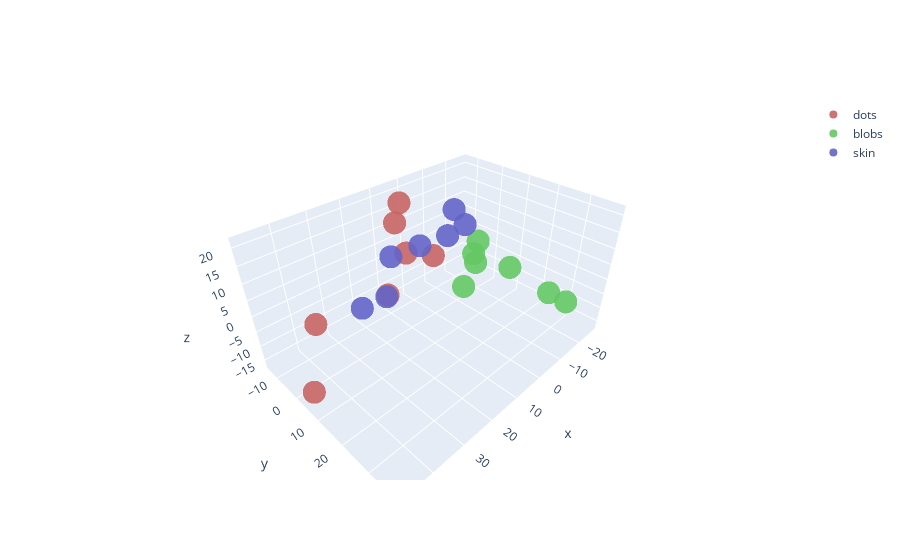

Notebook code cell kept with this figure:
### Code cell
import plotly.graph_objects as go
N = 7

dots = go.Scatter3d(x=reduced_data[:N,0], y=reduced_data[:N,1], z=reduced_data[:N,2], 
                    mode='markers', name='dots', 
                    marker=dict(
                        color='rgb(200,100,100)',
                        size=8,
                        opacity=0.9))

blobs = go.Scatter3d(x=reduced_data[N:N*2,0], y=reduced_data[N:N*2,1], z=reduced_data[N:N*2,2], 
                    mode='markers', name='blobs', 
                    marker=dict(
                        color='rgb(100,200,100)',
                        size=8,
                        opacity=0.9))

skin = go.Scatter3d(x=reduced_data[N*2:,0], y=reduced_data[N*2:,1], z=reduced_data[N*2:,2], 
                    mode='markers', name='skin', 
                    marker=dict(
                        color='rgb(100,100,200)',
                        size=8,
                        opacity=0.9))

fig = go.Figure(data=[dots, blobs, skin])
fig.show()

### Figure 1 — Plotly figure (JSON) as saved in the notebook; plotly's stock layout.template omitted (floating-point values rounded to 4 significant figures)
{"data": [{"marker": {"color": "rgb(200,100,100)", "opacity": 0.9, "size": 8}, "mode": "markers", "name": "dots", "type": "scatter3d", "x": [47.58, -12.48, 6.052, 8.86, 15.08, 39.84, 12.12], "y": [5.845, -13.75, -6.086, -4.591, -4.327, -2.124, -2.89], "z": [-12.92, -7.697, 4.253, 21.43, -5.274, -0.5762, 17.35]}, {"marker": {"color": "rgb(100,200,100)", "opacity": 0.9, "size": 8}, "mode": "markers", "name": "blobs", "type": "scatter3d", "x": [-16.02, -21.23, -7.544, -9.634, -20.68, -9.653, -11.91], "y": [-2.731, 11.75, 8.174, 32.93, -1.234, 38.19, 5.423], "z": [-16.78, -4.908, 4.347, 1.876, -0.3851, 1.634, -1.785]}, {"marker": {"color": "rgb(100,100,200)", "opacity": 0.9, "size": 8}, "mode": "markers", "name": "skin", "type": "scatter3d", "x": [7.759, -26.85, -4.947, -20.68, -18.85, 28.74, 14.44], "y": [-11.1, -12.64, -12.08, -12.21, -13.29, 2.527, -5.79], "z": [1.599, -0.8123, -0.1286, 7.077, -2.309, 1.007, -6.997]}], "layout": {}}
